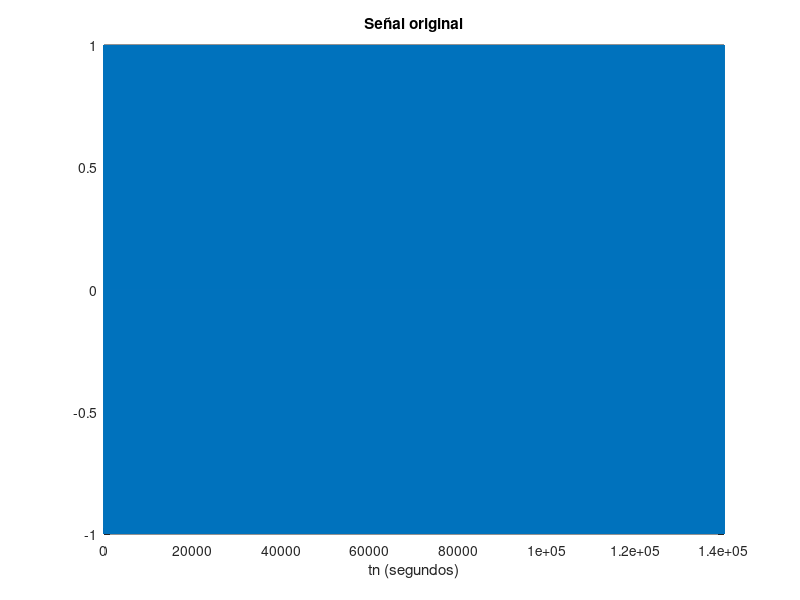
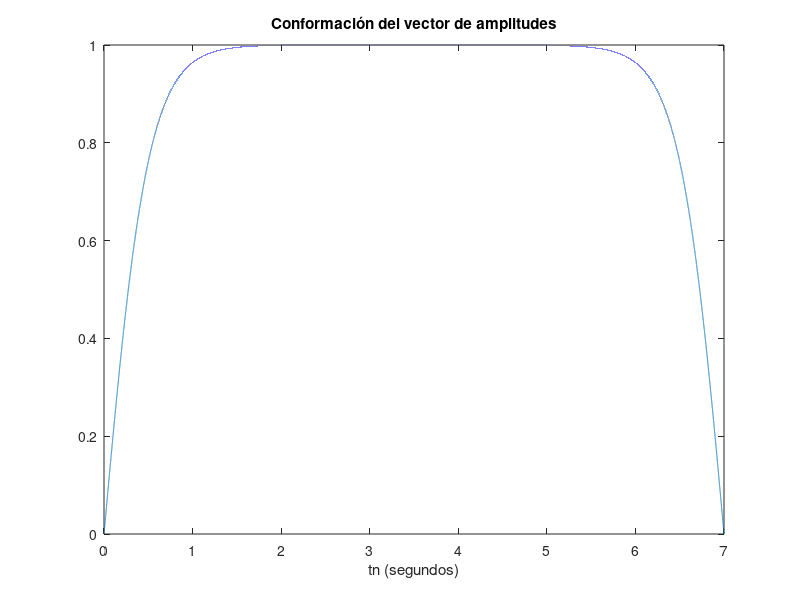
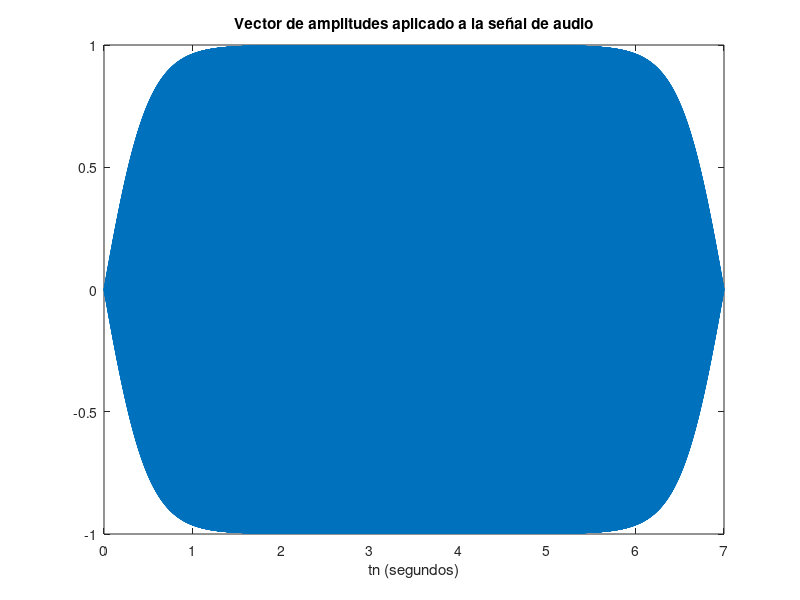

MATLAB code to generate these figures, in order:
%% PRÁCTICA 4.10. Crecimiento y decrecimiento NO LINEAL aplicado a un tono.

clc; clear all; close all,      
F1 = 1000;
duracion = 7;
Fmax = 2000; % para buena avisualización
Fs = 10*Fmax;
Ts = 1/ Fs;
tn = Ts:Ts:duracion;
tn_muestras = tn*Fs;
yn = sin (2*pi*F1*tn); %vector fila
plot(yn) 
title('Señal original')
xlabel('tn (segundos)')
%sound(yn,Fs)
% amplitudes entre +1 y -1
% Listo para aplicar reglas...
%% Construcción del vector 1:
% Incremento lineal desde 0 hasta 2 segundos: L1
% Decremento lineal los últimos 2 segundos: L2
% 0 ..... L1(2seg)..............L2(2 seg antes del fin)..... L_total
% CUIDADO!!! 
% PONER TODO EN MUESTRAS:
L_total = length (yn);
vector_amplitudes = zeros(1,L_total);
% LONGITUD 1:
% L1 = (2 segundos)*Fs:
L1 = 2*Fs;
% LONGITUD 2: %L2 = (duracion - 2 segundos)*Fs:
L2 = (duracion-2)*Fs;
%Ecuación para INCREMENTO:
% Función logística 1: beta =1
beta = 4;
y1=2./(1+exp(-beta*tn))-1;
%Ecuación para DECREMENTO:
y1_invertida = fliplr(y1);
% Desde 0 hasta L1: multip. por Recta 1:
for i = 1:L1
    vector_amplitudes(i) = y1(i);
end
for i = L1+1:L2
    vector_amplitudes(i) = 1;
end
for i = L2+1:L_total
    vector_amplitudes(i) = y1_invertida(i);
end
figure
plot(tn,vector_amplitudes) % PERFECTO //
title('Conformación del vector de amplitudes')
xlabel('tn (segundos)')
%% AHORA SOLO QUEDA APLICAR ESTE VECTOR AL TONO:
yn_modificado = yn.*vector_amplitudes;
figure
plot(tn,yn_modificado)
title('Vector de amplitudes aplicado a la señal de audio'), xlabel('tn (segundos)')
sound(yn_modificado,Fs)
